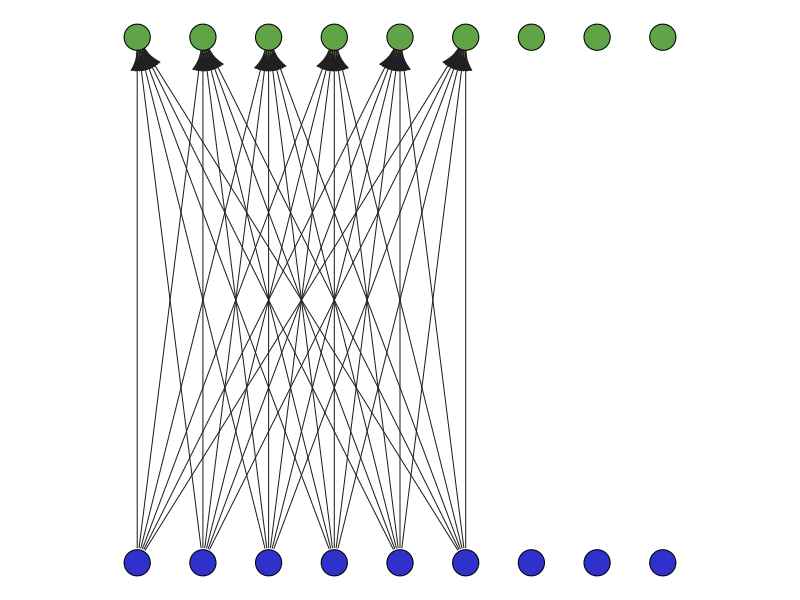
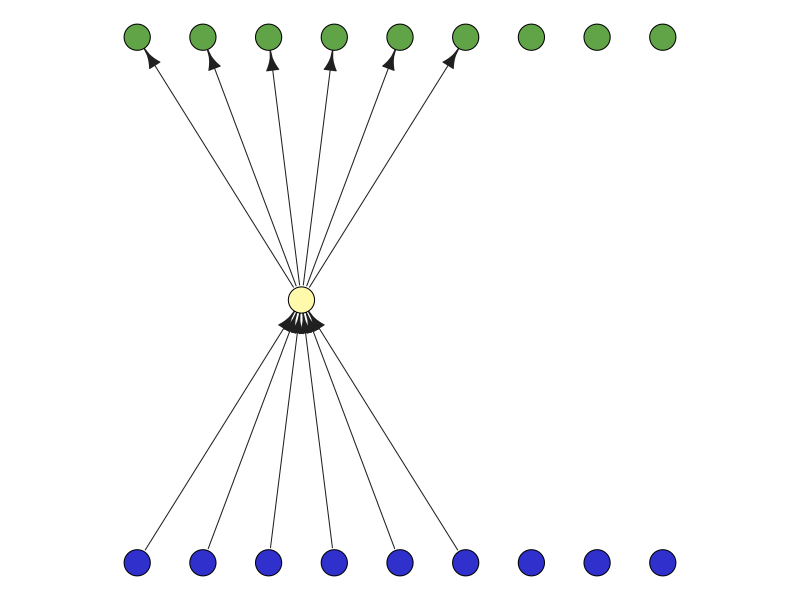
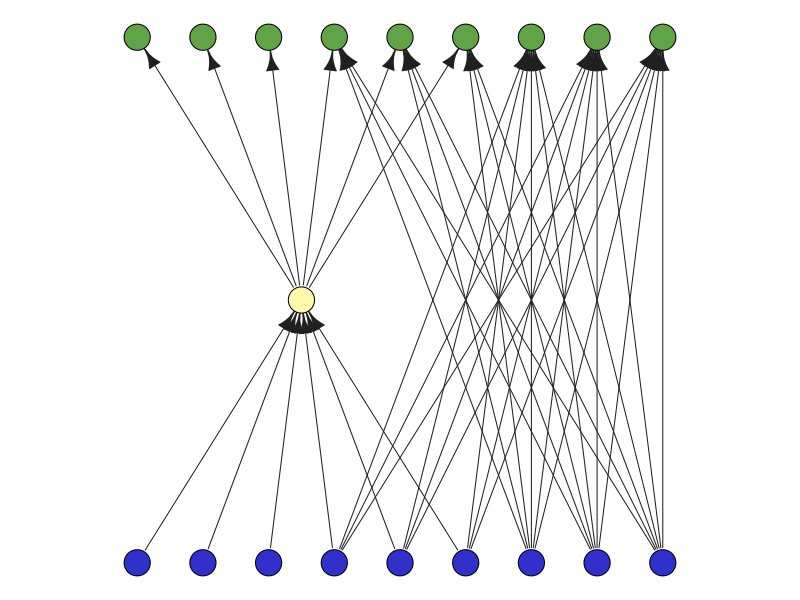
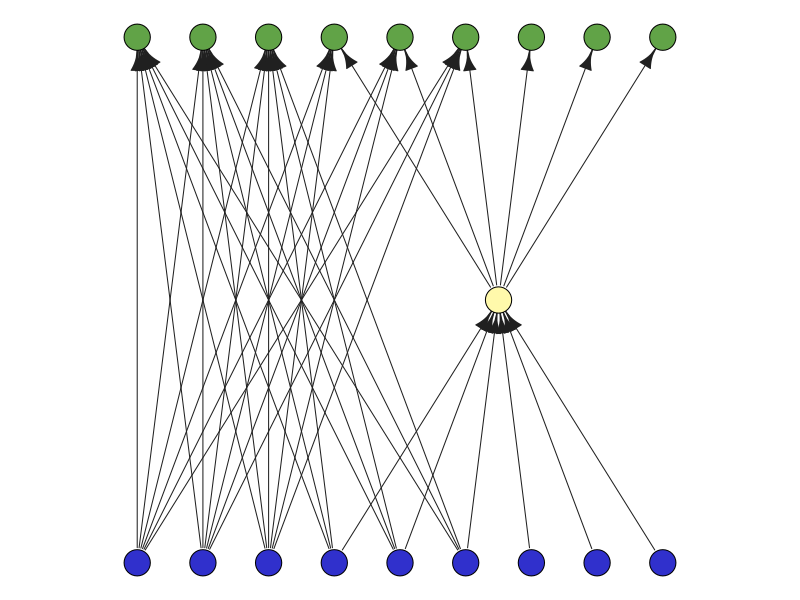
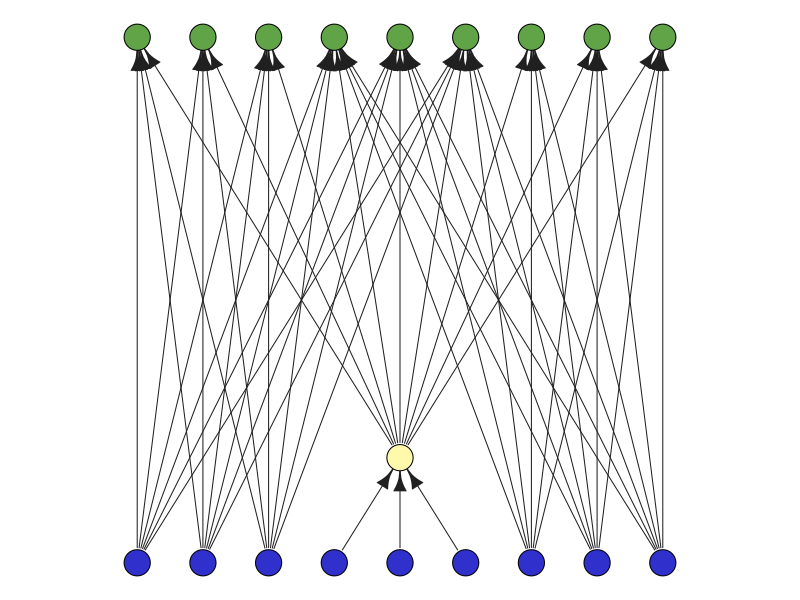
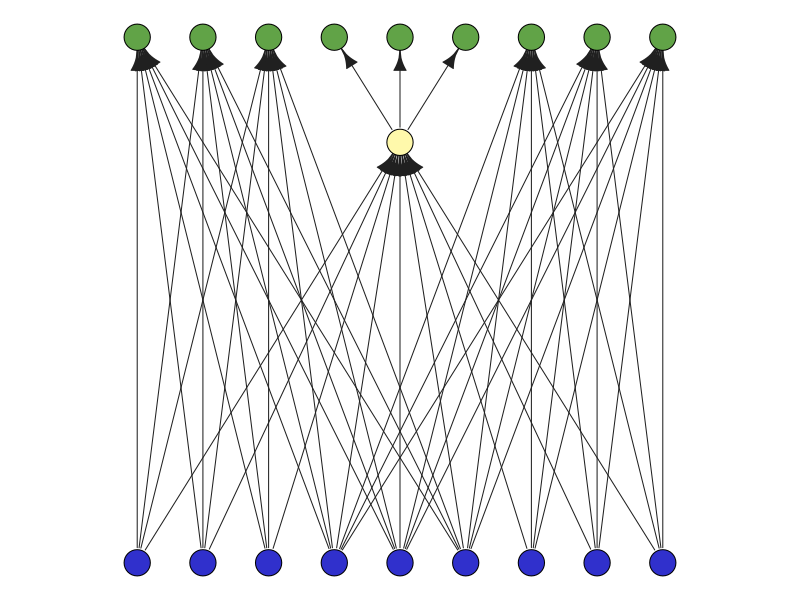
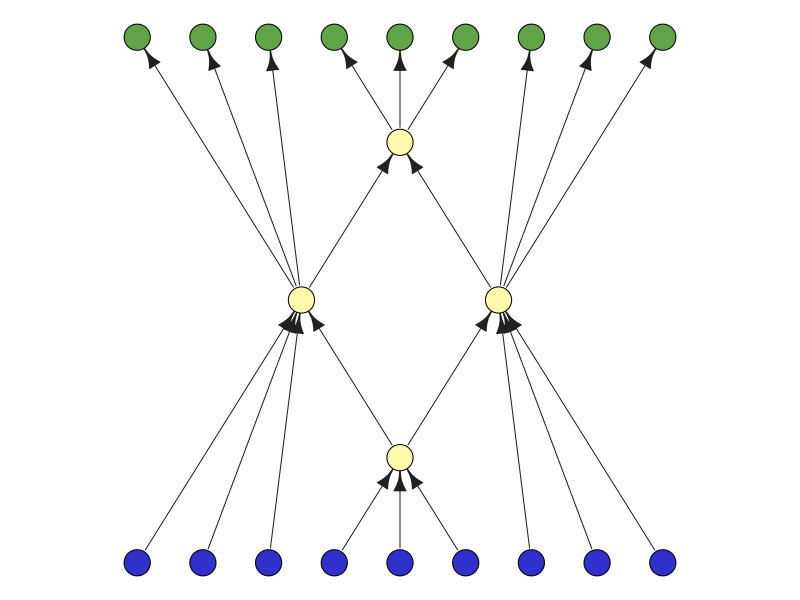

These figures' R source, in order:

suppressMessages(library(igraph))

N <- 9
middle <- 3

N_color <- "#3030cc"
M_color <- "#61a347"
concept_color <- "#fff9ab"
edges_color <- "#202020"
vertex_size <- 10

outer <- (N-middle)/2
L <- list(c(1:outer), c((outer+1):(outer+middle)), c((outer+middle+1):N))
N <- sum(length(unlist(L)))
U <- lapply(L, function(u) {u+N})
M <- N

focus_one_cluster <- function() {
    edges <- c()
    N12 <- outer + middle
    for(i in 1:N12) {
        for(j in 1:N12) {
            edges <- c(edges, c(i,N12+j))
        }
    }
    graph <- make_bipartite_graph(c(rep(0, N12), rep(1, N12)), edges, directed = TRUE)
    add_vertices(graph, 2*outer)
    locations1 <- t(sapply(1:N12, function(j) { c(j,0) }))
    locations2 <- t(sapply(1:N12, function(j) { c(j,1) }))
    locations3 <- t(sapply(((N12+1):N), function(j){ c(j,0) }))
    locations4 <- t(sapply(((N12+1):M), function(j){ c(j,1) }))
    locations <- rbind(locations1, locations2, locations3, locations4)
    vertex_colors <- c(rep(N_color, N12), rep(M_color, N12), rep(N_color, outer), rep(M_color, outer))
    return(list(graph, locations, vertex_colors))
}

focus_one_cluster_binding <- function() {
    binding <- N+M+1
    edges <- c()
    N12 <- outer + middle
    for(i in 1:N12) {
        l <- i
        edges <- c(edges, c(l, binding))
    }
    for(j in 1:N12) {
        u <- j + N12
        edges <- c(edges, c(binding, u))
    }
    graph <- make_graph(edges, directed = TRUE)
    add_vertices(graph, 2*outer)
    locations1 <- t(sapply(1:N12, function(j) { c(j,0) }))
    locations2 <- t(sapply(1:N12, function(j) { c(j,1) }))
    locations3 <- t(sapply(((N12+1):N), function(j){ c(j,0) }))
    locations4 <- t(sapply(((N12+1):M), function(j){ c(j,1) }))
    locations <- rbind(locations1, locations2, locations3, locations4, get_location("12"))
    vertex_colors <- c(rep(N_color, N12), rep(M_color, N12), rep(N_color, outer), rep(M_color, outer), concept_color)
    return(list(graph, locations, vertex_colors))
}

get_location <- function(label=c("12", "23", "mid_L", "mid_U")) {
    d <- ( (middle+outer-1) ) /2
    i <- (middle-1)
    a <- (outer)
    e <- i / (2*(a+i))

    if(label == "12") {
        return(c( 1 +         d, 0.50))
    }
    if(label == "23") {
        return(c( 1 + (N-1) - d, 0.50))
    }
    if(label == "mid_L") {
        return(c( 1 + (N-1)/2, e))
    }
    if(label == "mid_U") {
        return(c( 1 + (N-1)/2, 1-e))   
    }
}

get_all_edges <- function(set1, set2) {
    edges <- c()
    for(s1 in set1) {
        for(s2 in set2) {
            edges <- c(edges, c(s1,s2))
        }
    }
    return(edges)
}

single_binding <- function(label=c("12", "23", "mid_L", "mid_U")) {
    edges <- c()
    additional <- N+M+1

    for(I in 1:3) {
        for(J in 1:3) {
            if(label == "12" && I %in% c(1,2) && J %in% c(1,2)) {
                next
            }
            if(label == "23" && I %in% c(2,3) && J %in% c(2,3)) {
                next
            }
            if(label == "mid_L" && J == 2) {
                next
            }
            if(label == "mid_U" && I == 2) {
                next
            }
            if(abs(I-J) > 1) {
                next
            }
            print(I)
            print(J)
            edges <- c(edges, get_all_edges(L[[J]], U[[I]]))
            print(L[[J]])
            print(U[[I]])
            print("")
        }
    }

    if(label == "12") {
        for(I in 1:2) {
            for(u in U[[I]]) {
                edges <- c(edges, c(additional, u))
            }
        }
        for(J in 1:2) {
            for(l in L[[J]]) {
                edges <- c(edges, c(l, additional))
            }
        }
    }
    if(label == "23") {
        for(I in 2:3) {
            for(u in U[[I]]) {
                edges <- c(edges, c(additional, u))
            }
        }
        for(J in 2:3) {
            for(l in L[[J]]) {
                edges <- c(edges, c(l, additional))
            }
        }
    }
    if(label == "mid_L") {
        for(l in L[[2]]) {
            edges <- c(edges, c(l, additional))
        }
        for(u in unlist(U)) {
            edges <- c(edges, c(additional, u))
        }
    }
    if(label == "mid_U") {
        for(l in unlist(L)) {
            edges <- c(edges, c(l, additional))
        }
        for(u in U[[2]]) {
            edges <- c(edges, c(additional, u))
        }
    }

    locations1 <- t(sapply(1:N, function(j) { c(j,0) }))
    locations2 <- t(sapply(1:M, function(j) { c(j,1) }))
    locations <- rbind(locations1, locations2, get_location(label=label))
    graph <- make_graph(edges, directed = TRUE)
    vertex_colors <- c(rep(N_color, N), rep(M_color, M), rep(concept_color, 1))
    return(list(graph, locations, vertex_colors))    
}

bind_all <- function() {
    pair_binding_L <- matrix(0, nrow=3, ncol=3)
    pair_binding_U <- matrix(0, nrow=3, ncol=3)
    pair_binding_L[1,2] <- N+M+1
    pair_binding_U[1,2] <- N+M+1
    pair_binding_L[2,3] <- N+M+2
    pair_binding_U[2,3] <- N+M+2
    mid_L <- N+M+3
    mid_U <- N+M+4
    edges <- c()
    for(I in 1:3) {
        for(J in 1:3) {
            if(pair_binding_U[I,J] != 0) {
                UIJ <- setdiff(union(U[[I]], U[[J]]), U[[2]])
                for(u in UIJ) {
                    edges <- c(edges, c(pair_binding_U[I,J], u))
                }
            }
            if(pair_binding_L[I,J] != 0) {
                LIJ <- setdiff(union(L[[I]], L[[J]]), L[[2]])
                for(l in LIJ) {
                    edges <- c(edges, c(l, pair_binding_L[I,J]))
                }
            }
        }
    }

    for(I in 1:3) {
        if(I == 2) {
            for(u in U[[I]]) {
                edges <- c(edges, c(mid_U, u))
            }
            for(l in L[[I]]) {
                edges <- c(edges, c(l, mid_L))
                c(l, mid_L)
            }
        }
    }

    edges <- c(edges, c(mid_L,               pair_binding_L[1,2]))
    edges <- c(edges, c(mid_L,               pair_binding_L[2,3]))
    edges <- c(edges, c(pair_binding_U[1,2], mid_U))
    edges <- c(edges, c(pair_binding_U[2,3], mid_U))

    locations1 <- t(sapply(1:N, function(j) { c(j,0) }))
    locations2 <- t(sapply(1:M, function(j) { c(j,1) }))

    locations <- rbind(locations1, locations2, get_location("12"), get_location("23"), get_location("mid_L"), get_location("mid_U"))
    graph <- make_graph(edges, directed = TRUE)
    vertex_colors <- c(rep(N_color, N), rep(M_color, M), rep(concept_color, 4))
    return(list(graph, locations, vertex_colors))
}

plot_result <- function(l) {
    plot(l[[1]], layout=l[[2]], vertex.label=NA, vertex.color=l[[3]], edge.color=edges_color, vertex.size=vertex_size)    
}

to_png <- function(l, name) {
    png(name)
    par(mar=c(0,0,0,0)+.1)
    plot_result(l)
}

graph_all <- focus_one_cluster()
graph_focus_one_cluster_binding <- focus_one_cluster_binding()
graph_single_12 <- single_binding("12")
graph_single_23 <- single_binding("23")
graph_single_mid_L <- single_binding("mid_L")
graph_single_mid_U <- single_binding("mid_U")
graph_bind_all <- bind_all()

to_png(graph_all, "graph_all.png")
to_png(graph_focus_one_cluster_binding, "graph_focus_one_cluster_binding.png")
to_png(graph_single_12, "graph_single_12.png")
to_png(graph_single_23, "graph_single_23.png")
to_png(graph_single_mid_L, "graph_single_mid_L.png")
to_png(graph_single_mid_U, "graph_single_mid_U.png")
to_png(graph_bind_all, "graph_bind_all.png")

# Generates PDFs when used with Rscript
# dev.new()
# plot_result(graph_all)
# dev.new()
# plot_result(graph_focus_one_cluster_binding)
# dev.new()
# plot_result(graph_bind_all)





